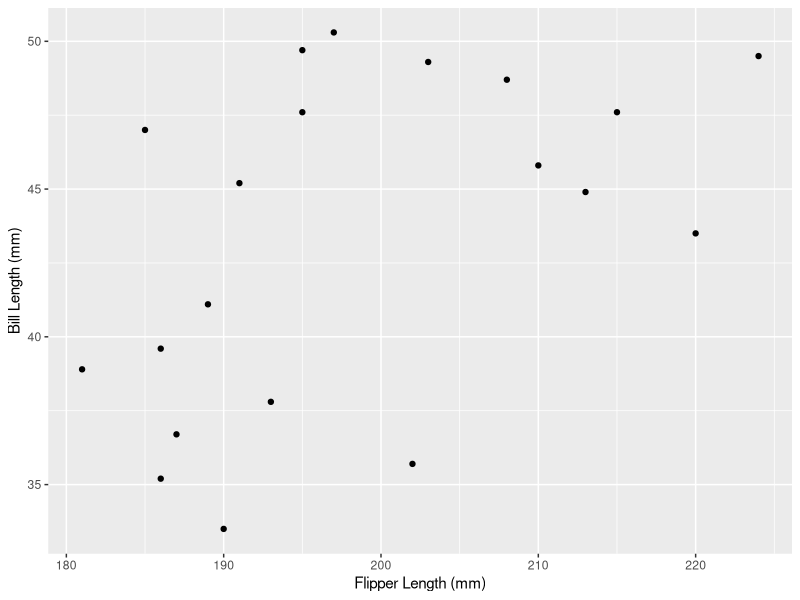
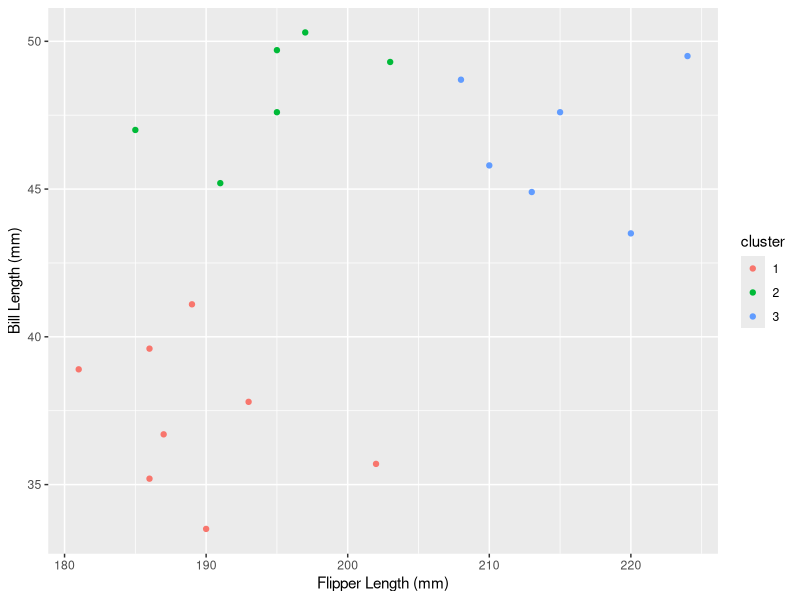
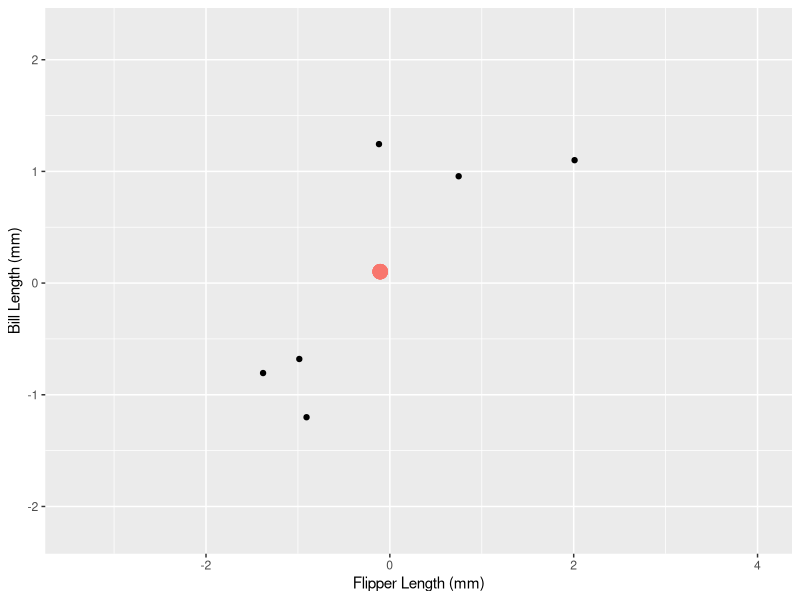

The R source for these figures, in order: (Note: this script raises an error after producing the figures.)
## ---- chunk 1
knitr::opts_chunk$set(warning = FALSE)
## ---- chunk 2
library(tidyverse)

data <- read_csv("data/toy_penguins.csv") %>% 
  mutate(cluster=as_factor(cluster))
penguin_data <- data %>% select(flipper_length_mm, bill_length_mm)
penguin_data <- penguin_data %>% 
  map_df(scale)

## ---- chunk 3
penguin_data
## ---- chunk 4
base <- ggplot(data, aes(x = flipper_length_mm, y = bill_length_mm)) +
  geom_point() +
  xlab("Flipper Length (mm)") +
  ylab("Bill Length (mm)") 
base
## ---- chunk 5
ggplot(data, aes(y = bill_length_mm, x = flipper_length_mm, colour = cluster)) +
  geom_point() +
  xlab("Flipper Length (mm)") +
  ylab("Bill Length (mm)") 
## ---- chunk 6
library(tidyverse)
#clus1 <- tibble(loyalty = c(7, 7.5, 8, 7, 8),
#               csat = c(1, 1, 2, 2, 3),
#               )
clus1 <- head(penguin_data)

#clus1_center <- clus1 %>% summarize(csat = mean(csat), loyalty = mean(loyalty))
## ---- chunk 7
base <- ggplot(clus1) +
  geom_point(aes(y = bill_length_mm, x = flipper_length_mm)) +
  labs(x = "Flipper Length (mm)", y = "Bill Length (mm)") +
  xlim(c(min(clus1$flipper_length_mm) - 2, max(clus1$flipper_length_mm) + 2)) +
  ylim(c(min(clus1$bill_length_mm) - 1, max(clus1$bill_length_mm) + 1)) +
  geom_point(aes(y = mean(bill_length_mm), x = mean(flipper_length_mm), colour="red", size=2.5)) +
  theme(legend.position = "none")
base
## ---- chunk 8
base <- ggplot(clus1) +
  geom_point(aes(y = bill_length_mm, x = flipper_length_mm)) +
  labs(x = "Flipper Length (mm)", y = "Bill Length (mm)") +
#  xlim(c(0, 4)) +
#  ylim(c(6, 9)) +
  theme(legend.position = "none")

mn <- clus1 %>% summarize(flipper_length_mm = mean(flipper_length_mm), bill_length_mm=mean(bill_length_mm))
for (i in 1:6) {
  base <- base + geom_segment(x = unlist(mn[1, "flipper_length_mm"]), y = unlist(mn[1, "Bill Length (mm)"]),
                           xend = unlist(clus1[i, "flipper_length_mm"]), yend = unlist(clus1[i, "Bill Length (mm)"]))
}
base <- base + geom_point(aes(y = mean(bill_length_mm), x = mean(flipper_length_mm), colour="red", size=2.5)) 
base
## ---- chunk 9
library(gridExtra)
set.seed(14)
penguin_data["label"] = factor(sample(1:3, nrow(penguin_data), replace=T))

plt_lbl <- ggplot(penguin_data, aes(y = bill_length_mm, x = flipper_length_mm, colour=label)) +
    geom_point(size=2) +
    xlab("Flipper Length (mm)") +
    ylab("Bill Length (mm)") +
   # xlim(c(0, 10)) +
   # ylim(c(0, 10)) + 
    theme(legend.position = "none")
print(plt_lbl)
## ---- chunk 10
for (i in 1:4){
    #compute centers
    centers <- penguin_data %>% group_by(label) %>% summarize_all(funs(mean))
    nclus = nrow(centers)
    #replot with centers
    plt_ctr <- ggplot(penguin_data, aes(y = bill_length_mm, x = flipper_length_mm, colour=label)) +
        geom_point(size=2) +
        xlab("Flipper Length (mm)") +
        ylab("Bill Length (mm)") +
        #xlim(c(0, 10)) +
        #ylim(c(0, 10)) + 
        theme(legend.position = "none") +
        geom_point(data = centers, aes(y = bill_length_mm, x = flipper_length_mm, fill = label), size=5, shape = 21, stroke = 2, colour = "black") 
    
    #reassign labels
    dists <- rbind(centers, penguin_data) %>% 
           select("flipper_length_mm", "Bill Length (mm)") %>%
           dist() %>%
           as.matrix()
    dists <- as_tibble(dists[-(1:nclus),1:nclus])
    penguin_data <- penguin_data %>% mutate(label = apply(dists, 1, function(x) names(x)[which.min(x)]))
    
    plt_lbl <- ggplot(penguin_data, aes(y = bill_length_mm, x = flipper_length_mm, colour=label)) +
        geom_point(size = 2) +
        xlab("Flipper Length (mm)") +
        ylab("Bill Length (mm)") +
       # xlim(c(0, 10)) +
       # ylim(c(0, 10)) + 
        theme(legend.position = "none") +
        geom_point(data = centers, aes(y = bill_length_mm, x = flipper_length_mm, fill = label), size=5, shape = 21, stroke = 2, colour = "black") 
    
    #to generate the animated version, get rid of grid.arrange and use the below two lines
    #set the figure width to 4.35 too
    #print(plt_ctr)
    #print(plt_lbl)
    grid.arrange(plt_ctr, plt_lbl, nrow = 1)
}
## ---- chunk 11
set.seed(9)
penguin_data["label"] = factor(sample(1:3, nrow(penguin_data), replace=T))

plt_lbl <- ggplot(penguin_data, aes(y = bill_length_mm, x = flipper_length_mm, colour=label)) +
    geom_point(size = 2) +
    xlab("Flipper Length (mm)") +
    ylab("Bill Length (mm)") +
  #  xlim(c(0, 10)) +
  #  ylim(c(0, 10)) + 
    theme(legend.position = "none")
print(plt_lbl)
## ---- chunk 12
for (i in 1:5){
    #compute centers
    centers <- penguin_data %>% group_by(label) %>% summarize_all(funs(mean))
    nclus = nrow(centers)
    #replot with centers
    plt_ctr <- ggplot(penguin_data, aes(y = bill_length_mm, x = flipper_length_mm, colour=label)) +
        geom_point(size = 2) +
        xlab("Flipper Length (mm)") +
        ylab("Bill Length (mm)") +
       # xlim(c(0, 10)) +
        #ylim(c(0, 10)) + 
        theme(legend.position = "none") +
        geom_point(data = centers, aes(y = bill_length_mm, x = flipper_length_mm, fill = label), size=5, shape = 21, stroke = 2, colour = "black") 
    
    #reassign labels
    dists <- rbind(centers, penguin_data) %>% 
           select("flipper_length_mm", "Bill Length (mm)") %>%
           dist() %>%
           as.matrix()
    dists <- as_tibble(dists[-(1:nclus),1:nclus])
    penguin_data <- penguin_data %>% mutate(label = apply(dists, 1, function(x) names(x)[which.min(x)]))
    
    plt_lbl <- ggplot(penguin_data, aes(y = bill_length_mm, x = flipper_length_mm, colour=label)) +
        geom_point(size = 2) +
        xlab("Flipper Length (mm)") +
        ylab("Bill Length (mm)") +
        #xlim(c(0, 10)) +
        #ylim(c(0, 10)) + 
        theme(legend.position = "none") +
        geom_point(data = centers, aes(y = bill_length_mm, x = flipper_length_mm, fill = label), size=5, shape = 21, stroke = 2, colour = "black") 
    
    #print(plt_ctr)
    #print(plt_lbl)
    grid.arrange(plt_ctr, plt_lbl, nrow = 1)
}
## ---- chunk 13
library(broom)
set.seed(3)
kclusts <- tibble(k = 1:9) %>%
  mutate(
    kclust = map(k, ~kmeans(penguin_data[-3], .x)),
    tidied = map(kclust, tidy),
    glanced = map(kclust, glance),
    augmented = map(kclust, augment, penguin_data[-3])
  )

clusters <- kclusts %>%
  unnest(tidied)

assignments <- kclusts %>% 
  unnest(augmented)

clusterings <- kclusts %>%
  unnest(glanced, .drop = TRUE)

assignments$k <- factor(assignments$k)
levels(assignments$k) <- c("1 Cluster", "2 Clusters", "3 Clusters", "4 Clusters", "5 Clusters", "6 Clusters", "7 Clusters", "8 Clusters", "9 Clusters") 

clusters$k <- factor(clusters$k)
levels(clusters$k) <- c("1 Cluster", "2 Clusters", "3 Clusters", "4 Clusters", "5 Clusters", "6 Clusters", "7 Clusters", "8 Clusters", "9 Clusters") 


p1 <- ggplot(assignments, aes(flipper_length_mm, bill_length_mm)) +
  geom_point(aes(color = .cluster, size = 3)) + 
  facet_wrap(~ k) +
  labs(x = 'Customer satisfaction', y = 'bill_length_mm', colour = 'Cluster') +
  theme(text = element_text(size=20), legend.position = "none") +
  geom_point(data = clusters %>% mutate(flipper_length_mm = x2, bill_length_mm = x1), aes(fill = cluster), colour = "black", size = 5, shape = 21, stroke = 2)

p1
## ---- chunk 14
p2 <- ggplot(clusterings, aes(x = k, y = tot.withinss)) +
        geom_point(size = 2) +
        geom_line() +
        #annotate(geom = "line", x = 4, y = 35, xend = 2.65, yend = 27, arrow = arrow(length = unit(2, "mm"))) +
        geom_segment (aes (x = 4, y = 75, xend = 3.1, yend = 44), arrow = arrow (length = unit (0.2, "cm"))) +
        annotate("text", x = 4.4, y = 83, label="Elbow", size = 7, colour = "blue") +
        labs(x = "# Clusters", y = "Total WSSD") +
        theme(text = element_text(size=20)) + 
        scale_x_continuous(breaks = 1:9)
p2
## ---- chunk 15
unscaled_data <- read_csv('data/toy_penguins.csv') %>%
	mutate(cluster=as_factor(cluster)) %>% 
  select(bill_length_mm, flipper_length_mm)
## ---- chunk 16
scaled_data <- map_df(unscaled_data, scale)
scaled_data
## ---- chunk 17
set.seed(1234)
marketing_clust <- kmeans(penguin_data, centers = 3)
marketing_clust
## ---- chunk 18
clustered_data <- augment(marketing_clust, penguin_data)
clustered_data
## ---- chunk 19

cluster_plot <- ggplot(clustered_data, 
                       aes(x = flipper_length_mm, y = bill_length_mm, colour = .cluster), 
                       size=2) +
  geom_point() +
  labs(x = 'Customer satisfaction', y = 'bill_length_mm', colour = 'Cluster')
cluster_plot
## ---- chunk 20
glance(marketing_clust)
## ---- chunk 21
marketing_clust_ks <- tibble(k = 1:9) 
marketing_clust_ks
## ---- chunk 22
marketing_clust_ks <- tibble(k = 1:9) %>%
  mutate(marketing_clusts = map(k, function(ks) kmeans(penguin_data, ks)))
marketing_clust_ks
## ---- chunk 23
marketing_clust_ks <- tibble(k = 1:9) %>%
  mutate(marketing_clusts = map(k, ~kmeans(penguin_data, .x)),
         glanced = map(marketing_clusts, glance)) 
marketing_clust_ks
## ---- chunk 24
clustering_statistics <- marketing_clust_ks %>%
  unnest(glanced)

clustering_statistics
## ---- chunk 25
elbow_plot <- ggplot(clustering_statistics, aes(x = k, y = tot.withinss)) +
  geom_point() +
  geom_line() +
  xlab("K") +
  ylab("Total within-cluster sum of squares")+
  scale_x_continuous(breaks = 1:9)
elbow_plot
## ---- chunk 26
marketing_clust_ks <- tibble(k = 1:9) %>%
  mutate(marketing_clusts = map(k, ~kmeans(penguin_data, nstart = 10, .x)),
         glanced = map(marketing_clusts, glance)) 

clustering_statistics <- marketing_clust_ks %>%
  unnest(glanced)

elbow_plot <- ggplot(clustering_statistics, aes(x = k, y = tot.withinss)) +
  geom_point() +
  geom_line() +
  xlab("K") +
  ylab("Total within-cluster sum of squares")+
  scale_x_continuous(breaks = 1:9)
elbow_plot
